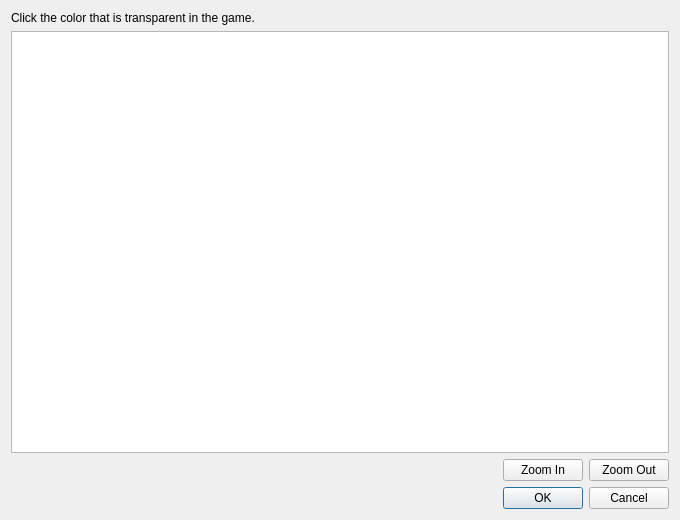
<?xml version="1.0" encoding="UTF-8"?>
<ui version="4.0">
 <class>ImportImageDialog</class>
 <widget class="QDialog" name="ImportImageDialog">
  <property name="geometry">
   <rect>
    <x>0</x>
    <y>0</y>
    <width>680</width>
    <height>520</height>
   </rect>
  </property>
  <property name="windowTitle">
   <string>Select transparent color</string>
  </property>
  <layout class="QVBoxLayout" name="verticalLayout">
   <item>
    <widget class="QLabel" name="labelHelp">
     <property name="text">
      <string>Click the color that is transparent in the game.</string>
     </property>
     <property name="wordWrap">
      <bool>true</bool>
     </property>
    </widget>
   </item>
   <item>
    <widget class="QGraphicsView" name="graphicsView">
     <property name="mouseTracking">
      <bool>true</bool>
     </property>
     <property name="alignment">
      <set>Qt::AlignCenter</set>
     </property>
    </widget>
   </item>
   <item>
    <layout class="QHBoxLayout" name="horizontalLayout">
     <item>
      <widget class="QLabel" name="labelSwatch"/>
     </item>
     <item>
      <widget class="QLabel" name="labelColor">
       <property name="sizePolicy">
        <sizepolicy hsizetype="Expanding" vsizetype="Preferred">
         <horstretch>1</horstretch>
         <verstretch>0</verstretch>
        </sizepolicy>
       </property>
      </widget>
     </item>
     <item>
      <widget class="QPushButton" name="pushZoomIn">
       <property name="text">
        <string>Zoom In</string>
       </property>
      </widget>
     </item>
     <item>
      <widget class="QPushButton" name="pushZoomOut">
       <property name="text">
        <string>Zoom Out</string>
       </property>
      </widget>
     </item>
    </layout>
   </item>
   <item>
    <widget class="QDialogButtonBox" name="buttonBox">
     <property name="orientation">
      <enum>Qt::Horizontal</enum>
     </property>
     <property name="standardButtons">
      <set>QDialogButtonBox::Cancel|QDialogButtonBox::Ok</set>
     </property>
    </widget>
   </item>
  </layout>
 </widget>
 <resources/>
 <connections>
  <connection>
   <sender>buttonBox</sender>
   <signal>accepted()</signal>
   <receiver>ImportImageDialog</receiver>
   <slot>accept()</slot>
  </connection>
  <connection>
   <sender>buttonBox</sender>
   <signal>rejected()</signal>
   <receiver>ImportImageDialog</receiver>
   <slot>reject()</slot>
  </connection>
 </connections>
</ui>
